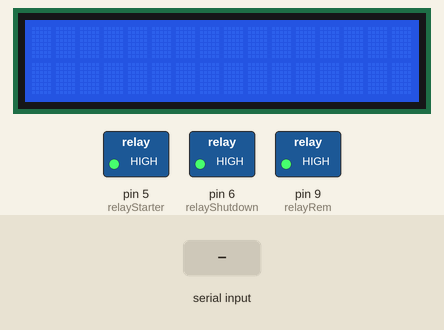
A sketch run on a simulated Arduino Uno, built with avr-gcc and run on an emulated ATmega328P. Parts: 16×2 character LCD, switched loads named in the sketch (green lamp = pin HIGH). Inputs (shaded band) come from the test bench.

Above: at 1.2 s.
1.3 s: "A" received over the second serial link
At 1.7 s:
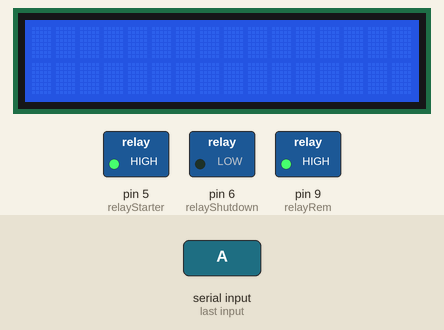
At 4.2 s:
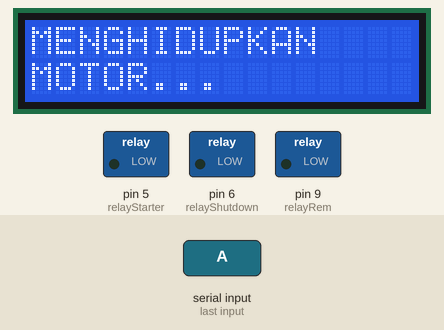
4.3 s: "S" received over the second serial link
At 7.6 s:
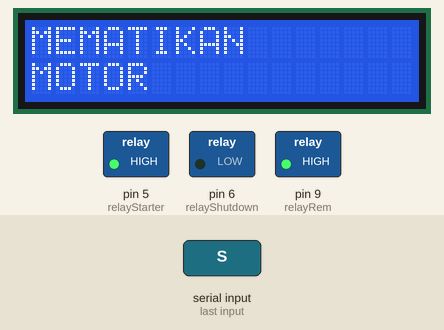
Timing chart, 0 to 9.4 s (numbered marks = the images above; inputs shaded):
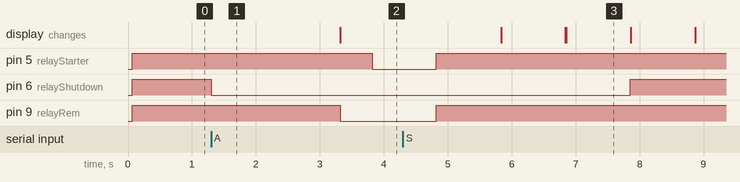

Measured:
- after the input at 1.3 s, pin 5 (relayStarter): HIGH → LOW after 2.5 s; pin 6 (relayShutdown): HIGH → LOW at once; pin 9 (relayRem): HIGH → LOW after 2.0 s
- after the input at 4.3 s, pin 6 (relayShutdown): LOW → HIGH after 3.6 s; the display: first differs from a run without the input after 2.6 s (image 3)
- what the display in image 3 shows lasts 1.0 s, from 6.9 s to 7.9 s

The sketch:

Starter_Motor_Arduino.ino
```cpp
// YusufTech Electronics All Rights Reserved REV.1
// Programmer : Yusuf Ghazali
#include <SoftwareSerial.h>
#include <LiquidCrystal_I2C.h>
#include <Wire.h>

SoftwareSerial modulBluetooth(0,1);
LiquidCrystal_I2C lcd (0x27, 16, 2);
char perintah;
const int relayStarter = 5;
const int relayShutdown = 6;
const int relayRem = 9;

void setup() {
Serial.begin(115200);
lcd.init();
lcd.backlight();
modulBluetooth.begin(9600);
pinMode(relayStarter, OUTPUT);
pinMode(relayShutdown, OUTPUT);
pinMode(relayRem, OUTPUT);
digitalWrite(relayStarter, HIGH);
digitalWrite(relayShutdown, HIGH);
digitalWrite(relayRem, HIGH);
}

void loop() {
  if(modulBluetooth.available())
{
  perintah = modulBluetooth.read();
  if( perintah == 'A' ) {
    digitalWrite(relayShutdown, LOW);
    delay(2000);
    lcd.setCursor(0,0);
    lcd.print("MENGHIDUPKAN");
    lcd.setCursor(0,1);
    lcd.print("MOTOR...");
    digitalWrite(relayRem, LOW);
    delay(500);
    digitalWrite(relayStarter, LOW);
    delay(1000);
    digitalWrite(relayStarter, HIGH);
    digitalWrite(relayRem, HIGH);
    delay(1000);
    lcd.clear();
    lcd.setCursor(0,0);
    lcd.print("MOTOR HIDUP");
    delay(1000);
    lcd.clear();
  }
    if( perintah == 'S' ) {
      lcd.setCursor(0,0);
      lcd.print("MEMATIKAN");
      lcd.setCursor(0,1);
      lcd.print("MOTOR");
      delay(1000);
      digitalWrite(relayShutdown, HIGH);
      lcd.clear();
      lcd.setCursor(0,0);
      lcd.print("MOTOR MATI");
      delay(1000);
      lcd.clear();
    }
  }
}
```
